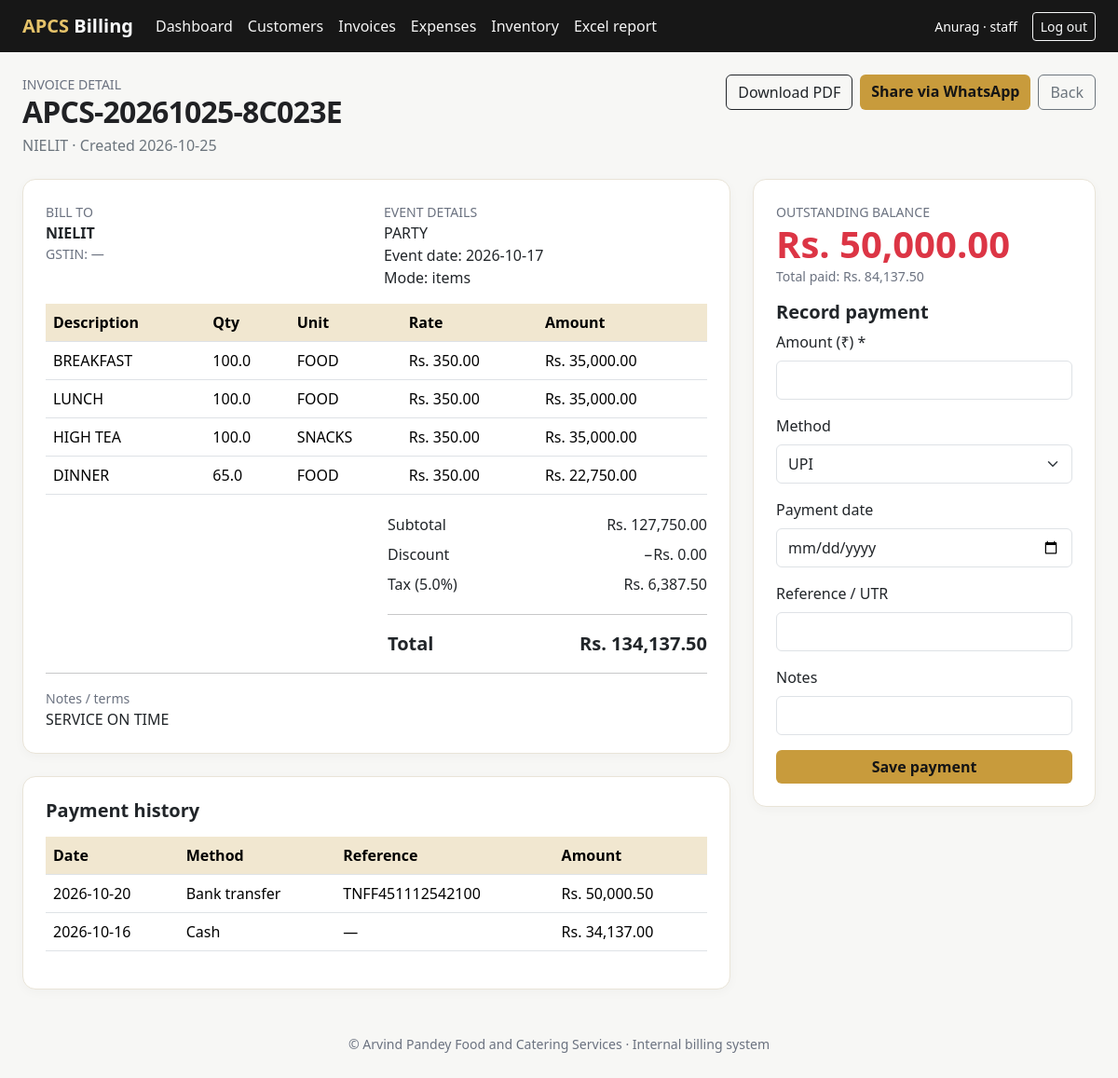
The page /invoices/2 (signed in) on the database its author committed.
### tables this page shows
CREATE TABLE users(id INTEGER PRIMARY KEY, username TEXT UNIQUE NOT NULL, password_hash TEXT NOT NULL, role TEXT NOT NULL CHECK(role IN ('owner','staff')), active INTEGER NOT NULL DEFAULT 1, created_at TEXT NOT NULL);

CREATE TABLE invoices(id INTEGER PRIMARY KEY, invoice_no TEXT UNIQUE NOT NULL, customer_id INTEGER NOT NULL REFERENCES customers(id), event_name TEXT, event_date TEXT, billing_mode TEXT NOT NULL, subtotal_paise INTEGER NOT NULL, discount_paise INTEGER NOT NULL DEFAULT 0, tax_rate REAL NOT NULL DEFAULT 0, tax_paise INTEGER NOT NULL DEFAULT 0, total_paise INTEGER NOT NULL, notes TEXT, created_by INTEGER REFERENCES users(id), created_at TEXT NOT NULL, status TEXT NOT NULL DEFAULT 'issued');

CREATE TABLE customers(id INTEGER PRIMARY KEY, name TEXT NOT NULL, phone TEXT, email TEXT, address TEXT, gstin TEXT, created_at TEXT NOT NULL);

CREATE TABLE invoice_items(id INTEGER PRIMARY KEY, invoice_id INTEGER NOT NULL REFERENCES invoices(id) ON DELETE CASCADE, description TEXT NOT NULL, qty REAL NOT NULL, unit TEXT NOT NULL, rate_paise INTEGER NOT NULL, amount_paise INTEGER NOT NULL);

CREATE TABLE payments(id INTEGER PRIMARY KEY, invoice_id INTEGER NOT NULL REFERENCES invoices(id), amount_paise INTEGER NOT NULL CHECK(amount_paise>0), method TEXT NOT NULL, reference TEXT, paid_on TEXT NOT NULL, notes TEXT, created_by INTEGER REFERENCES users(id), created_at TEXT NOT NULL);

### app.py (the view)
@app.route("/invoices/<int:invoice_id>")
@login_required
def invoice_detail(invoice_id):
    with db() as c:
        inv = c.execute("SELECT i.*, c.name customer,c.phone,c.email,c.address,c.gstin customer_gstin FROM invoices i JOIN customers c ON c.id=i.customer_id WHERE i.id=?", (invoice_id,)).fetchone()
        if not inv: abort(404)
        items = c.execute("SELECT * FROM invoice_items WHERE invoice_id=?", (invoice_id,)).fetchall()
        payments = c.execute("SELECT * FROM payments WHERE invoice_id=? ORDER BY paid_on DESC,id DESC", (invoice_id,)).fetchall()
    paid = sum(p["amount_paise"] for p in payments)
    return render_template("invoice_detail.html", inv=inv, items=items, payments=payments, paid=paid, balance=max(0,inv["total_paise"]-paid))

### app.py (called while the page is built)
def db():
    con = sqlite3.connect(DB_PATH)
    con.row_factory = sqlite3.Row
    con.execute("PRAGMA foreign_keys=ON")
    return con

def money(paise):
    return f"Rs. {(int(paise or 0)/100):,.2f}"

def login_required(fn):
    @wraps(fn)
    def wrapped(*args, **kwargs):
        if not session.get("user_id"):
            return redirect(url_for("login", next=request.path))
        with db() as c:
            u = c.execute("SELECT * FROM users WHERE id=? AND active=1", (session["user_id"],)).fetchone()
        if not u:
            session.clear()
            return redirect(url_for("login"))
        return fn(*args, **kwargs)
    return wrapped

@app.after_request
def security_headers(resp):
    resp.headers["X-Content-Type-Options"] = "nosniff"
    resp.headers["X-Frame-Options"] = "DENY"
    resp.headers["Referrer-Policy"] = "strict-origin-when-cross-origin"
    resp.headers["Cache-Control"] = "no-store"
    return resp

@app.context_processor
def inject_globals():
    return {"business_name": APP_NAME, "business_address": BUSINESS_ADDRESS, "business_phone": BUSINESS_PHONE,
            "business_gstin": GSTIN, "current_user": session.get("username"), "current_role": session.get("role")}

### templates/invoice_detail.html
{% extends "base.html" %}{% block title %}{{ inv.invoice_no }}{% endblock %}{% block content %}
<div class="d-flex flex-wrap justify-content-between align-items-start gap-3 mb-4"><div><div class="small-muted">INVOICE DETAIL</div><h1 class="page-title h2 mb-1">{{ inv.invoice_no }}</h1><div class="text-secondary">{{ inv.customer }} · Created {{ inv.created_at[:10] }}</div></div><div class="d-flex flex-wrap gap-2"><a class="btn btn-outline-dark" href="{{ url_for('invoice_pdf',invoice_id=inv.id) }}">Download PDF</a><a class="btn btn-gold" target="_blank" rel="noopener" href="https://wa.me/?text={{ ('Hello ' ~ inv.customer ~ ', please find your catering bill ' ~ inv.invoice_no ~ '. Total: ' ~ (inv.total_paise|money) ~ '. Balance due: ' ~ (balance|money) ~ '. PDF: ' ~ url_for('invoice_pdf',invoice_id=inv.id,_external=True))|urlencode }}">Share via WhatsApp</a><a class="btn btn-outline-secondary" href="{{ url_for('invoices') }}">Back</a></div></div>
<div class="row g-4"><div class="col-lg-8"><div class="card p-4 mb-4"><div class="row g-3 mb-3"><div class="col-md-6"><div class="small-muted">BILL TO</div><div class="fw-bold">{{ inv.customer }}</div><div>{{ inv.phone or '' }}</div><div>{{ inv.address or '' }}</div><div class="small-muted">GSTIN: {{ inv.customer_gstin or '—' }}</div></div><div class="col-md-6"><div class="small-muted">EVENT DETAILS</div><div>{{ inv.event_name or '—' }}</div><div>Event date: {{ inv.event_date or '—' }}</div><div>Mode: {{ inv.billing_mode }}</div></div></div>
<div class="table-responsive"><table class="table"><thead><tr><th>Description</th><th>Qty</th><th>Unit</th><th>Rate</th><th>Amount</th></tr></thead><tbody>{% for it in items %}<tr><td>{{ it.description }}</td><td>{{ it.qty }}</td><td>{{ it.unit }}</td><td>{{ it.rate_paise|money }}</td><td>{{ it.amount_paise|money }}</td></tr>{% endfor %}</tbody></table></div><div class="row justify-content-end"><div class="col-md-6"><div class="d-flex justify-content-between py-1"><span>Subtotal</span><span>{{ inv.subtotal_paise|money }}</span></div><div class="d-flex justify-content-between py-1"><span>Discount</span><span>−{{ inv.discount_paise|money }}</span></div><div class="d-flex justify-content-between py-1"><span>Tax ({{ inv.tax_rate }}%)</span><span>{{ inv.tax_paise|money }}</span></div><hr><div class="d-flex justify-content-between fs-5 fw-bold"><span>Total</span><span>{{ inv.total_paise|money }}</span></div></div></div>{% if inv.notes %}<hr><div class="small-muted">Notes / terms</div>{{ inv.notes }}{% endif %}</div>
<div class="card p-4"><h2 class="h5 fw-bold mb-3">Payment history</h2><div class="table-responsive"><table class="table"><thead><tr><th>Date</th><th>Method</th><th>Reference</th><th>Amount</th></tr></thead><tbody>{% for p in payments %}<tr><td>{{ p.paid_on }}</td><td>{{ p.method }}</td><td>{{ p.reference or '—' }}</td><td>{{ p.amount_paise|money }}</td></tr>{% else %}<tr><td colspan="4" class="text-secondary">No payments recorded.</td></tr>{% endfor %}</tbody></table></div></div></div>
<div class="col-lg-4"><div class="card p-4 mb-4"><div class="small-muted">OUTSTANDING BALANCE</div><div class="display-6 fw-bold {% if balance>0 %}text-danger{% else %}text-success{% endif %}">{{ balance|money }}</div><div class="small-muted mb-3">Total paid: {{ paid|money }}</div>{% if balance>0 %}<h2 class="h5 fw-bold">Record payment</h2><form method="post" action="{{ url_for('payment_add',invoice_id=inv.id) }}"><div class="mb-3"><label class="form-label">Amount (₹) *</label><input class="form-control" name="amount" type="number" min="0.01" max="{{ balance/100 }}" step="0.01" required></div><div class="mb-3"><label class="form-label">Method</label><select class="form-select" name="method">{% for m in ['UPI','Cash','Bank transfer','Card','Cheque','Other'] %}<option>{{ m }}</option>{% endfor %}</select></div><div class="mb-3"><label class="form-label">Payment date</label><input class="form-control" name="paid_on" type="date" value="{{ '' }}"></div><div class="mb-3"><label class="form-label">Reference / UTR</label><input class="form-control" name="reference"></div><div class="mb-3"><label class="form-label">Notes</label><input class="form-control" name="notes"></div><button class="btn btn-gold w-100">Save payment</button></form>{% else %}<div class="alert alert-success mb-0">Invoice fully paid.</div>{% endif %}</div></div></div>
{% endblock %}

### templates/base.html (shortened to what this page needs)
<!doctype html>
<html lang="en">
<head>
<link href="https://cdn.jsdelivr.net/npm/bootstrap@5.3.3/dist/css/bootstrap.min.css" rel="stylesheet">
</head>
<body>
<nav class="navbar navbar-expand-lg navbar-dark mb-4"><div class="container-fluid px-lg-4">
<a class="navbar-brand" href="{{ url_for('dashboard') }}">APCS <span class="text-light">Billing</span></a>
<div class="collapse navbar-collapse" id="nav">
{% if current_user %}
<ul class="navbar-nav me-auto">
<li class="nav-item"><a class="nav-link" href="{{ url_for('dashboard') }}">Dashboard</a></li>
<li class="nav-item"><a class="nav-link" href="{{ url_for('customers') }}">Customers</a></li>
<li class="nav-item"><a class="nav-link" href="{{ url_for('invoices') }}">Invoices</a></li>
<li class="nav-item"><a class="nav-link" href="{{ url_for('expenses') }}">Expenses</a></li>
<li class="nav-item"><a class="nav-link" href="{{ url_for('inventory') }}">Inventory</a></li>
<li class="nav-item"><a class="nav-link" href="{{ url_for('reports_xlsx') }}">Excel report</a></li>
</ul>
<div class="d-flex align-items-center gap-3 text-white small"><span>{{ current_user }} · {{ current_role }}</span><form method="post" action="{{ url_for('logout') }}"><button class="btn btn-sm btn-outline-light">Log out</button></form></div>
{% endif %}
</div></div></nav>
<main class="container-fluid px-lg-4 pb-5">
{% block content %}{% endblock %}
<footer class="text-center small-muted mt-5">© {{ business_name }} · Internal billing system</footer>
</main>
</body></html>

### templates/base.html (style rules this page uses)
:root { --gold:#c89b3c;--gold-dark:#8b6914;--ink:#202124;--paper:#f7f7f5 }
body { background:var(--paper);color:var(--ink) }
.navbar { background:#171717 }
.navbar-brand { color:#e6c36a!important;font-weight:700 }
.btn-gold { background:var(--gold);color:#151515;border:0;font-weight:600 }
.card { border:1px solid #e9e4d8;border-radius:14px;box-shadow:0 3px 12px #00000008 }
.form-control,.form-select { min-height:42px }
.table thead th { background:#f1e7d0 }
.nav-link { color:#f4f4f4 }
.small-muted { color:#6b7280;font-size:.88rem }
.page-title { font-weight:750;letter-spacing:-.025em }

### rows shown on the page
users: username "Anurag", role "staff"
invoices: invoice_no "APCS-20261025-8C023E", created_at "2026-10-25", event_name "PARTY", event_date "2026-10-17", billing_mode "items", subtotal_paise "Rs. 127,750.00", discount_paise "Rs. 0.00", tax_rate "5.0", tax_paise "Rs. 6,387.50", total_paise "Rs. 134,137.50", notes "SERVICE ON TIME"
customers: customer "NIELIT", gstin "—"
invoice_items: description "BREAKFAST", qty "100.0", unit "FOOD", rate_paise "Rs. 350.00", amount_paise "Rs. 35,000.00"
invoice_items: description "LUNCH", qty "100.0", unit "FOOD", rate_paise "Rs. 350.00", amount_paise "Rs. 35,000.00"
invoice_items: description "HIGH TEA", qty "100.0", unit "SNACKS", rate_paise "Rs. 350.00", amount_paise "Rs. 35,000.00"
invoice_items: description "DINNER", qty "65.0", unit "FOOD", rate_paise "Rs. 350.00", amount_paise "Rs. 22,750.00"
payments: paid_on "2026-10-20", method "Bank transfer", reference "TNFF451112542100", amount_paise "Rs. 50,000.50"
payments: paid_on "2026-10-16", method "Cash", reference "—", amount_paise "Rs. 34,137.00"

### other values the page prints
{{ balance|money }} "Rs. 50,000.00"
{{ paid|money }} "Rs. 84,137.50"
{{ business_name }} "Arvind Pandey Food and Catering Services"
form field method "UPI"
